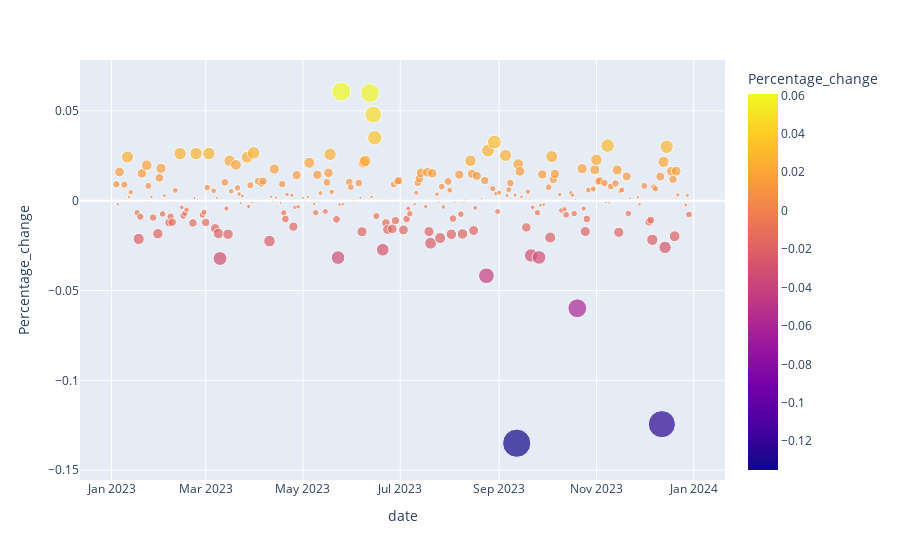

The cell this chart's notebook holds for it:
### Code cell
bubble(Oracle).show()

### Figure 1 — Plotly figure (JSON) as saved in the notebook; plotly's stock layout.template omitted (floating-point values rounded to 4 significant figures; data arrays with more than 128 entries replaced by an {"elided": "..."} marker saying what was removed)
{"data": [{"hovertemplate": "date=%{x}<br>Percentage_change=%{marker.color}<br>size=%{marker.size}<extra></extra>", "legendgroup": "", "marker": {"color": {"elided": "249 float values"}, "coloraxis": "coloraxis", "size": {"elided": "249 float values"}, "sizemode": "area", "sizeref": 0.0003375, "symbol": "circle"}, "mode": "markers", "name": "", "orientation": "v", "showlegend": false, "type": "scatter", "x": {"elided": "249 str values"}, "xaxis": "x", "y": {"elided": "249 float values"}, "yaxis": "y"}], "layout": {"coloraxis": {"colorbar": {"title": {"text": "Percentage_change"}}, "colorscale": [[0, "#0d0887"], [0.1111, "#46039f"], [0.2222, "#7201a8"], [0.3333, "#9c179e"], [0.4444, "#bd3786"], [0.5556, "#d8576b"], [0.6667, "#ed7953"], [0.7778, "#fb9f3a"], [0.8889, "#fdca26"], [1, "#f0f921"]]}, "legend": {"itemsizing": "constant", "tracegroupgap": 0}, "margin": {"t": 60}, "xaxis": {"anchor": "y", "domain": [0, 1], "title": {"text": "date"}}, "yaxis": {"anchor": "x", "domain": [0, 1], "title": {"text": "Percentage_change"}}}}
